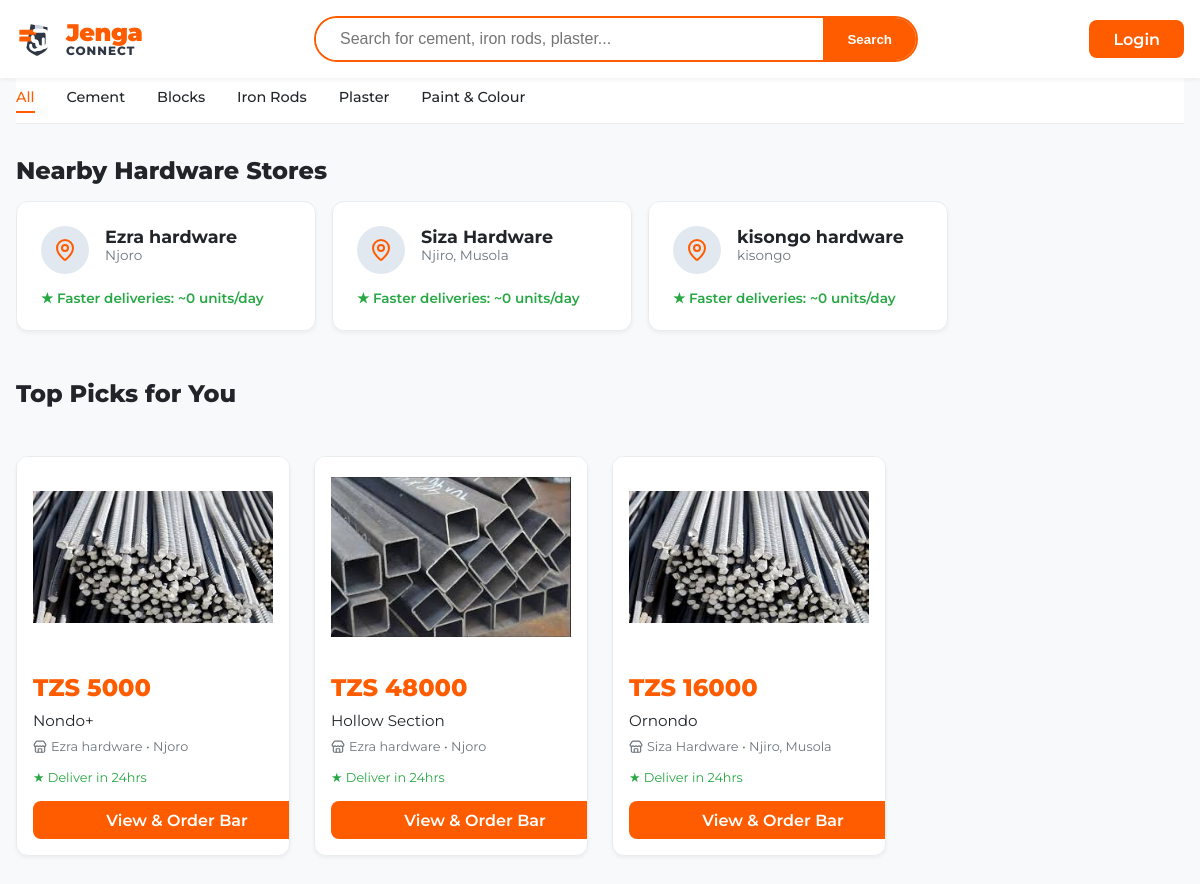
Screenshot of /?category=iron_rods with the database file from the repository.
### core/models.py (models this page shows, shortened)
class HardwareStore(models.Model):
    id = models.UUIDField(primary_key=True, default=uuid.uuid4, editable=False)
    owner = models.ForeignKey(Profile, on_delete=models.CASCADE, related_name='hardware_stores')
    name = models.CharField(max_length=255)
    area = models.CharField(max_length=255)
    delivery_capacity_units_per_day = models.IntegerField(default=0)
    active = models.BooleanField(default=True)
    created_at = models.DateTimeField(auto_now_add=True)

class Product(models.Model):
    CATEGORY_CHOICES = [
        ('cement', 'Cement'),
        ('building_blocks', 'Building Blocks'),
        ('iron_rods', 'Iron Rods'),
        ('plaster', 'Plaster'),
        ('paint_colour', 'Paint/Colour'),
    ]
    UNIT_CHOICES = [
        ('bag', 'Bag'),
        ('piece', 'Piece'),
        ('bar', 'Bar'),
        ('bucket', 'Bucket'),
    ]
    id = models.UUIDField(primary_key=True, default=uuid.uuid4, editable=False)
    store = models.ForeignKey(HardwareStore, on_delete=models.CASCADE, related_name='products')
    category = models.CharField(max_length=50, choices=CATEGORY_CHOICES)
    name = models.CharField(max_length=255)
    brand = models.CharField(max_length=255, blank=True, null=True)
    unit = models.CharField(max_length=20, choices=UNIT_CHOICES)
    specs_json = models.JSONField(blank=True, null=True)
    hardware_price_per_unit = models.DecimalField(max_digits=12, decimal_places=2)
    stock_units = models.IntegerField(default=0)
    delivery_eta_hours = models.IntegerField(default=24)
    image = models.ImageField(upload_to='product_images/', blank=True, null=True)
    active = models.BooleanField(default=True)
    created_at = models.DateTimeField(auto_now_add=True)

### core/views.py (the view)
# urls.py: 2. Add a URL to urlpatterns:  path('', views.home, name='home')
def home(request):
    category = request.GET.get('category')
    if category:
        products = Product.objects.filter(category=category, active=True).select_related('store')
    else:
        products = Product.objects.filter(active=True).select_related('store')
    hardware_stores = HardwareStore.objects.filter(active=True)[:5]
    context = {
        'products': products,
        'hardware_stores': hardware_stores
    }
    return render(request, 'home.html', context)

### core/templates/home.html (shortened to what this page needs)
{% extends "base.html" %}
{% block content %}
<div class="container animate-fade-in">
    <div
        style="background: white; border-bottom: 1px solid var(--border-color); padding: 10px 0; margin-bottom: 2rem; position: relative;">
        <div
            style="display: flex; gap: 2rem; overflow-x: auto; white-space: nowrap; font-weight: 500; font-size: 0.9rem;">
            <a href="#"
                style="color: var(--primary); text-decoration: none; padding-bottom: 5px; border-bottom: 2px solid var(--primary);">All</a>
            <a href="?category=cement" style="color: var(--text-main); text-decoration: none;">Cement</a>
            <a href="?category=building_blocks" style="color: var(--text-main); text-decoration: none;">Blocks</a>
            <a href="?category=iron_rods" style="color: var(--text-main); text-decoration: none;">Iron Rods</a>
            <a href="?category=plaster" style="color: var(--text-main); text-decoration: none;">Plaster</a>
            <a href="?category=paint_colour" style="color: var(--text-main); text-decoration: none;">Paint & Colour</a>
        </div>
    </div>
    <h2 style="font-size: 1.5rem; margin-bottom: 1rem; font-weight: 800; color: var(--text-main);">Nearby Hardware
        Stores</h2>
    <div
        style="display: flex; gap: 1rem; overflow-x: auto; padding-bottom: 1rem; margin-bottom: 2rem; scroll-snap-type: x mandatory;">
        {% for store in hardware_stores %}
        <div
            style="min-width: 250px; background: white; padding: 1.5rem; border-radius: var(--radius-lg); border: 1px solid var(--border-color); box-shadow: var(--shadow-sm); scroll-snap-align: start;">
            <div style="display: flex; gap: 1rem; align-items: flex-start; margin-bottom: 1rem;">
                <div
                    style="width: 48px; height: 48px; background: #e2e8f0; border-radius: 50%; display: flex; align-items: center; justify-content: center; color: var(--primary);">
                    <i data-lucide="map-pin"></i>
                </div>
                <div>
                    <div style="font-weight: 700; font-size: 1.1rem; color: var(--text-main);">{{ store.name }}</div>
                    <div style="font-size: 0.85rem; color: var(--text-muted);">{{ store.area }}</div>
                </div>
            </div>
            <div style="font-size: 0.85rem; color: #28a745; font-weight: 600;">
                ★ Faster deliveries: ~{{ store.delivery_capacity_units_per_day }} units/day
            </div>
        </div>
        {% empty %}
        <div style="color: var(--text-muted); font-size: 0.9rem;">No hardware stores found nearby.</div>
        {% endfor %}
    </div>
    <h2 style="font-size: 1.5rem; margin-bottom: 1rem; font-weight: 800;">Top Picks for You</h2>
    <div class="product-grid">
        {% for product in products %}
        <div class="product-card">
            <img src="{% if product.image %}{{ product.image.url }}{% else %}https://via.placeholder.com/200?text={{ product.get_category_display }}{% endif %}"
                alt="{{ product.name }}" class="product-image">
            <div class="product-info">
                <div class="product-price">TZS {{ product.hardware_price_per_unit|floatformat:0 }}</div>
                <div class="product-title">{{ product.name }}</div>
                <div class="product-store">
                    <i data-lucide="store" style="width: 14px; height: 14px;"></i>
                    {{ product.store.name }} • {{ product.store.area }}
                </div>
                <div style="font-size: 0.8rem; color: #28A745; margin-bottom: 1rem;">
                    ★ Deliver in {{ product.delivery_eta_hours }}hrs
                </div>
                <a href="{% url 'product_detail' product.id %}" class="btn btn-primary"
                    style="width: 100%; text-decoration: none; text-align: center;">
                    View & Order {{ product.get_unit_display }}
                </a>
            </div>
        </div>
        {% empty %}
        <div style="grid-column: 1 / -1; text-align: center; color: var(--text-muted); padding: 4rem;">
            <h3>No products found</h3>
            <p>Wait for hardware stores to upload their products.</p>
        </div>
        {% endfor %}
    </div>
</div>
{% endblock %}

### core/static/css/index.css (style rules this page uses)
:root { --primary: #FF5C00; --primary-hover: #E65100; --secondary: #2D3748; --bg-color: #F8F9FA; --card-bg: #FFFFFF; --text-main: #212529; --text-muted: #6C757D; --border-color: #E9ECEF; --shadow-sm: 0 2px 4px rgba(0, 0, 0, 0.05); --shadow-md: 0 4px 12px rgba(0, 0, 0, 0.08); --shadow-lg: 0 8px 24px rgba(0, 0, 0, 0.12); --radius-md: 8px; --radius-lg: 12px; --transition: all 0.3s cubic-bezier(0.25, 0.8, 0.25, 1); --font-family: 'Montserrat', sans-serif; }
body { font-family: var(--font-family); background-color: var(--bg-color); color: var(--text-main); margin: 0; padding: 0; -webkit-font-smoothing: antialiased; }
.container { max-width: 1200px; margin: 0 auto; padding: 0 1rem; }
.btn { display: inline-flex; align-items: center; justify-content: center; padding: 0.6rem 1.5rem; border-radius: var(--radius-md); font-weight: 600; text-decoration: none; transition: var(--transition); cursor: pointer; border: none; }
.btn-primary { background: var(--primary); color: white; }
.product-grid { display: grid; grid-template-columns: repeat(auto-fill, minmax(220px, 1fr)); gap: 1.5rem; padding: 2rem 0; }
.product-card { background: var(--card-bg); border-radius: var(--radius-lg); overflow: hidden; box-shadow: var(--shadow-sm); transition: var(--transition); position: relative; border: 1px solid var(--border-color); display: flex; flex-direction: column; }
.product-image { width: 100%; height: 200px; object-fit: contain; background: #fff; padding: 1rem; box-sizing: border-box; }
.product-info { padding: 1rem; flex: 1; display: flex; flex-direction: column; }
.product-price { font-size: 1.5rem; font-weight: 800; color: var(--primary); margin-bottom: 0.5rem; }
.product-title { font-size: 0.95rem; color: var(--text-main); line-height: 1.4; margin-bottom: 0.5rem; display: -webkit-box; -webkit-line-clamp: 2; -webkit-box-orient: vertical; overflow: hidden; flex: 1; }
.product-store { font-size: 0.8rem; color: var(--text-muted); display: flex; align-items: center; gap: 0.25rem; margin-bottom: 1rem; }
.animate-fade-in { animation: fadeIn 0.6s ease-out forwards; }

### rows the page displays
HardwareStore: name "Ezra hardware", area "Njoro", delivery_capacity_units_per_day "0"
HardwareStore: name "Siza Hardware", area "Njiro, Musola", delivery_capacity_units_per_day "0"
HardwareStore: name "kisongo hardware", area "kisongo", delivery_capacity_units_per_day "0"
Product: image (picture), hardware_price_per_unit "5000", name "Nondo+", store.name "Ezra hardware", store.area "Njoro", delivery_eta_hours "24", unit "Bar"
Product: image (picture), hardware_price_per_unit "48000", name "Hollow Section", store.name "Ezra hardware", store.area "Njoro", delivery_eta_hours "24", unit "Bar"
Product: image (picture), hardware_price_per_unit "16000", name "Ornondo", store.name "Siza Hardware", store.area "Njiro, Musola", delivery_eta_hours "24", unit "Bar"
